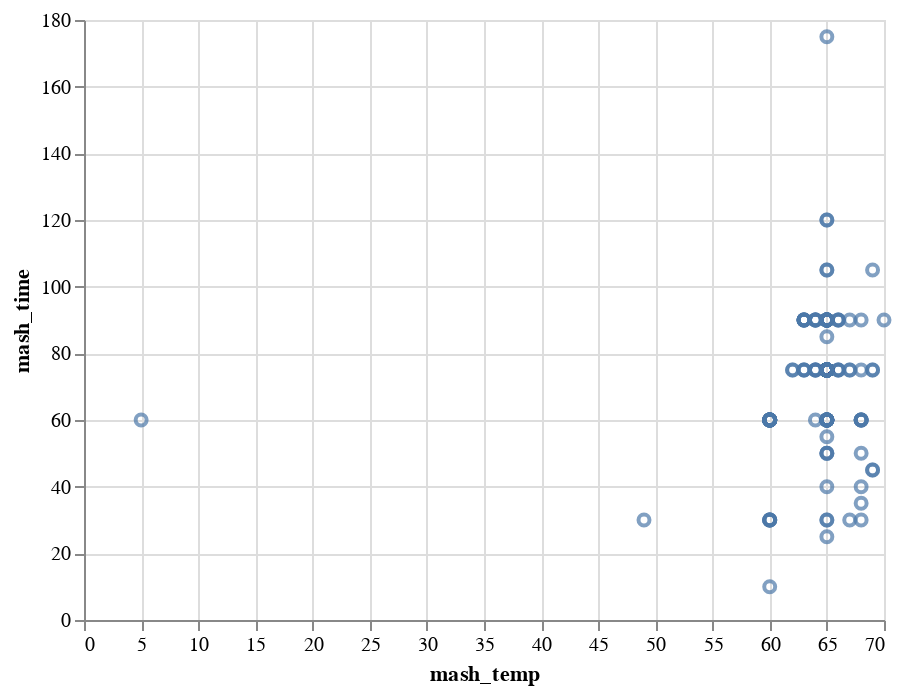

Notebook code for this chart:
### Markdown cell above
Finally, we can also combine this and do a two-dimensional chart with tooltip:

### Code cell
alt.Chart(df).mark_point().encode(
    x='mash_temp',
    y='mash_time',
    tooltip=['beer_name', 'mash_temp', 'mash_time', 'fermentation_temp']
)

### Figure 1 — Vega-Lite specification as saved in the notebook (floating-point values rounded to 4 significant figures; data arrays with more than 128 entries replaced by an {"elided": "..."} marker saying what was removed)
{"$schema": "https://vega.github.io/schema/vega-lite/v3.4.0.json", "config": {"mark": {"tooltip": null}, "view": {"height": 300, "width": 400}}, "data": {"name": "data-082527d4cdf299a7bea1abe981b863ff"}, "datasets": {"data-082527d4cdf299a7bea1abe981b863ff": {"elided": "249 records"}}, "encoding": {"tooltip": [{"field": "beer_name", "type": "nominal"}, {"field": "mash_temp", "type": "quantitative"}, {"field": "mash_time", "type": "quantitative"}, {"field": "fermentation_temp", "type": "quantitative"}], "x": {"field": "mash_temp", "type": "quantitative"}, "y": {"field": "mash_time", "type": "quantitative"}}, "mark": "point"}
